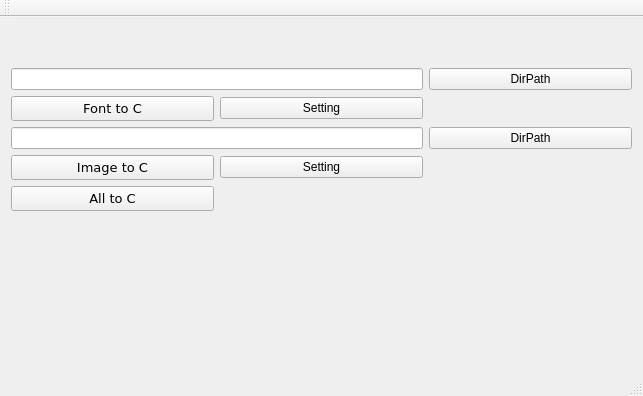
<?xml version="1.0" encoding="UTF-8"?>
<ui version="4.0">
 <class>MW</class>
 <widget class="QMainWindow" name="MW">
  <property name="geometry">
   <rect>
    <x>0</x>
    <y>0</y>
    <width>643</width>
    <height>396</height>
   </rect>
  </property>
  <property name="windowTitle">
   <string>MW</string>
  </property>
  <widget class="QWidget" name="centralWidget">
   <layout class="QGridLayout" name="gridLayout_2">
    <item row="0" column="0">
     <layout class="QGridLayout" name="gridLayout">
      <item row="2" column="3">
       <widget class="QPushButton" name="QPBFont2CPath">
        <property name="sizePolicy">
         <sizepolicy hsizetype="Minimum" vsizetype="Fixed">
          <horstretch>0</horstretch>
          <verstretch>0</verstretch>
         </sizepolicy>
        </property>
        <property name="text">
         <string>DirPath</string>
        </property>
       </widget>
      </item>
      <item row="5" column="3">
       <widget class="QPushButton" name="QPBImage2CPath">
        <property name="text">
         <string>DirPath</string>
        </property>
       </widget>
      </item>
      <item row="5" column="1" colspan="2">
       <widget class="QLineEdit" name="QLEImage2CPath"/>
      </item>
      <item row="7" column="1">
       <widget class="QPushButton" name="QPBAll2C">
        <property name="font">
         <font>
          <family>DejaVu Sans</family>
          <pointsize>10</pointsize>
         </font>
        </property>
        <property name="text">
         <string>All to C</string>
        </property>
       </widget>
      </item>
      <item row="6" column="1">
       <widget class="QPushButton" name="QPBImage2C">
        <property name="font">
         <font>
          <family>DejaVu Sans</family>
          <pointsize>10</pointsize>
         </font>
        </property>
        <property name="text">
         <string>Image to C</string>
        </property>
       </widget>
      </item>
      <item row="3" column="1">
       <widget class="QPushButton" name="QPBFont2C">
        <property name="font">
         <font>
          <family>DejaVu Sans</family>
          <pointsize>10</pointsize>
         </font>
        </property>
        <property name="text">
         <string>Font to C</string>
        </property>
       </widget>
      </item>
      <item row="8" column="1">
       <spacer name="verticalSpacer">
        <property name="orientation">
         <enum>Qt::Vertical</enum>
        </property>
        <property name="sizeHint" stdset="0">
         <size>
          <width>20</width>
          <height>40</height>
         </size>
        </property>
       </spacer>
      </item>
      <item row="2" column="1" colspan="2">
       <widget class="QLineEdit" name="QLEFont2CPath"/>
      </item>
      <item row="1" column="1" colspan="2">
       <spacer name="horizontalSpacer_2">
        <property name="orientation">
         <enum>Qt::Horizontal</enum>
        </property>
        <property name="sizeType">
         <enum>QSizePolicy::Expanding</enum>
        </property>
        <property name="sizeHint" stdset="0">
         <size>
          <width>40</width>
          <height>20</height>
         </size>
        </property>
       </spacer>
      </item>
      <item row="3" column="2">
       <widget class="QPushButton" name="QPBFont2CSetting">
        <property name="text">
         <string>Setting</string>
        </property>
       </widget>
      </item>
      <item row="0" column="2" colspan="2">
       <spacer name="horizontalSpacer">
        <property name="orientation">
         <enum>Qt::Horizontal</enum>
        </property>
        <property name="sizeHint" stdset="0">
         <size>
          <width>40</width>
          <height>20</height>
         </size>
        </property>
       </spacer>
      </item>
      <item row="6" column="2">
       <widget class="QPushButton" name="QPBImage2CSetting">
        <property name="text">
         <string>Setting</string>
        </property>
       </widget>
      </item>
     </layout>
    </item>
   </layout>
  </widget>
  <widget class="QMenuBar" name="menuBar">
   <property name="geometry">
    <rect>
     <x>0</x>
     <y>0</y>
     <width>643</width>
     <height>28</height>
    </rect>
   </property>
  </widget>
  <widget class="QToolBar" name="mainToolBar">
   <attribute name="toolBarArea">
    <enum>TopToolBarArea</enum>
   </attribute>
   <attribute name="toolBarBreak">
    <bool>false</bool>
   </attribute>
  </widget>
  <widget class="QStatusBar" name="statusBar"/>
 </widget>
 <layoutdefault spacing="6" margin="11"/>
 <resources/>
 <connections/>
</ui>
